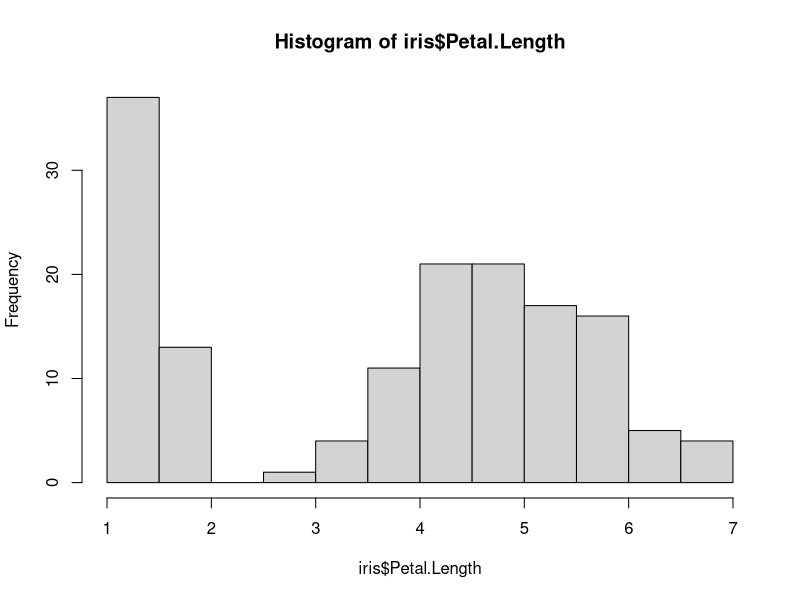
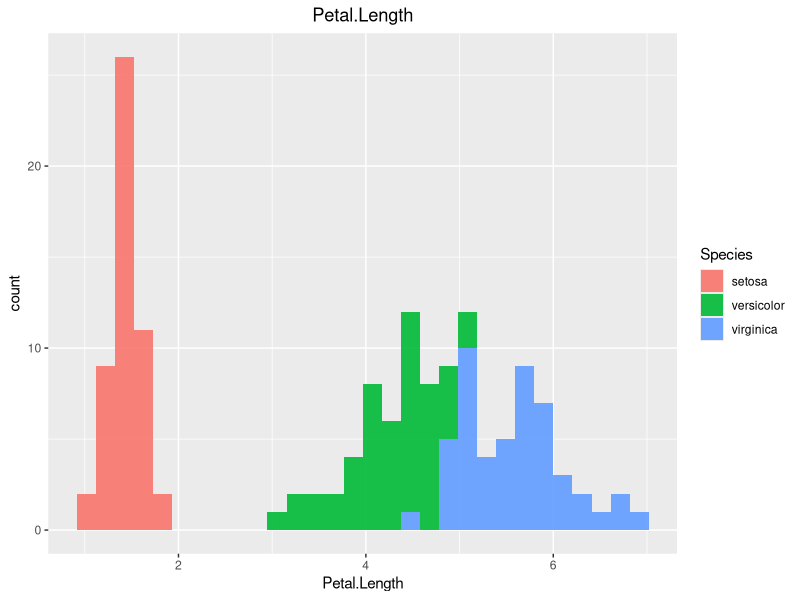
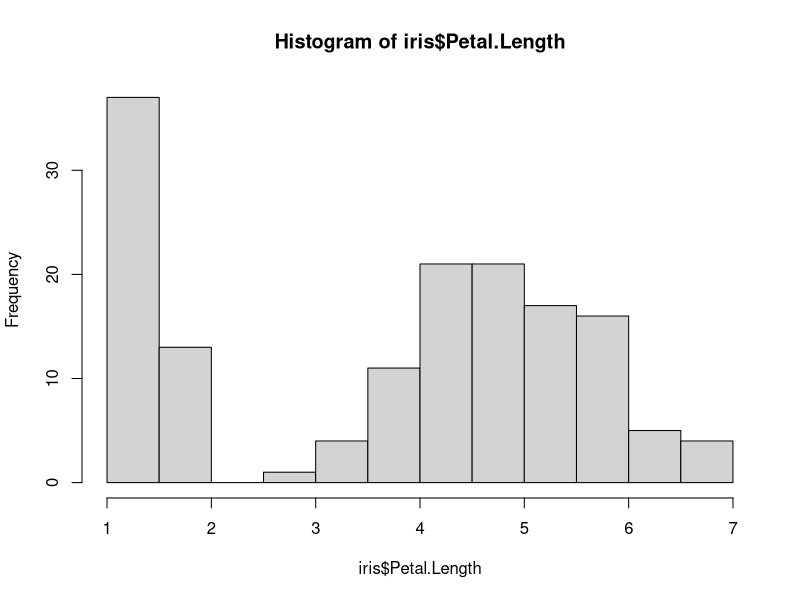

Reproduce these figures in R, in order.
data(iris)
head(iris)# read the head
library(ggplot2)
petal_length_mean <- mean(iris$Petal.Length)
p1 <- hist(iris$Petal.Length)
p2 <- ggplot(iris, aes(x=Petal.Length, fill = Species)) +  
  geom_histogram(alpha=0.9) +
  ggtitle("Petal.Length")+
  theme(plot.title = element_text(hjust = 0.5))

p2
plot(p1)
